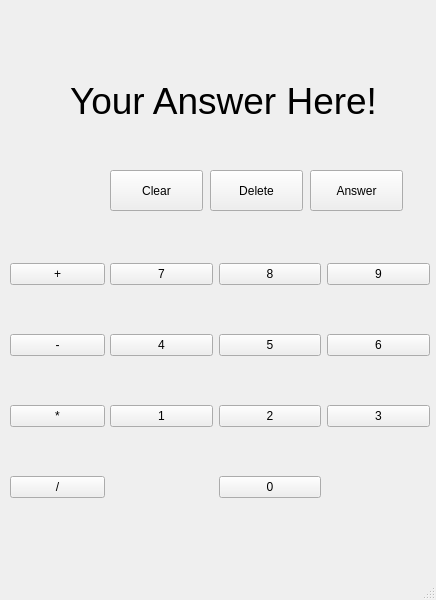
<?xml version="1.0" encoding="UTF-8"?>
<ui version="4.0">
 <class>MainWindow</class>
 <widget class="QMainWindow" name="MainWindow">
  <property name="geometry">
   <rect>
    <x>0</x>
    <y>0</y>
    <width>436</width>
    <height>600</height>
   </rect>
  </property>
  <property name="windowTitle">
   <string>Calculator</string>
  </property>
  <widget class="QWidget" name="centralwidget">
   <widget class="QWidget" name="gridLayoutWidget">
    <property name="geometry">
     <rect>
      <x>110</x>
      <y>220</y>
      <width>320</width>
      <height>321</height>
     </rect>
    </property>
    <layout class="QGridLayout" name="gridLayout">
     <property name="sizeConstraint">
      <enum>QLayout::SetNoConstraint</enum>
     </property>
     <item row="1" column="1">
      <widget class="QPushButton" name="five">
       <property name="text">
        <string>5</string>
       </property>
      </widget>
     </item>
     <item row="1" column="0">
      <widget class="QPushButton" name="four">
       <property name="text">
        <string>4</string>
       </property>
      </widget>
     </item>
     <item row="0" column="1">
      <widget class="QPushButton" name="eight">
       <property name="text">
        <string>8</string>
       </property>
      </widget>
     </item>
     <item row="2" column="2">
      <widget class="QPushButton" name="three">
       <property name="text">
        <string>3</string>
       </property>
      </widget>
     </item>
     <item row="2" column="0">
      <widget class="QPushButton" name="one">
       <property name="text">
        <string>1</string>
       </property>
      </widget>
     </item>
     <item row="0" column="0">
      <widget class="QPushButton" name="seven">
       <property name="text">
        <string>7</string>
       </property>
      </widget>
     </item>
     <item row="2" column="1">
      <widget class="QPushButton" name="two">
       <property name="text">
        <string>2</string>
       </property>
      </widget>
     </item>
     <item row="0" column="2">
      <widget class="QPushButton" name="nine">
       <property name="text">
        <string>9</string>
       </property>
      </widget>
     </item>
     <item row="1" column="2">
      <widget class="QPushButton" name="six">
       <property name="text">
        <string>6</string>
       </property>
      </widget>
     </item>
     <item row="3" column="1">
      <widget class="QPushButton" name="zero">
       <property name="text">
        <string>0</string>
       </property>
      </widget>
     </item>
    </layout>
   </widget>
   <widget class="QWidget" name="gridLayoutWidget_2">
    <property name="geometry">
     <rect>
      <x>10</x>
      <y>220</y>
      <width>95</width>
      <height>321</height>
     </rect>
    </property>
    <layout class="QGridLayout" name="gridLayout_2">
     <item row="0" column="0">
      <widget class="QPushButton" name="plus">
       <property name="text">
        <string>+</string>
       </property>
      </widget>
     </item>
     <item row="2" column="0">
      <widget class="QPushButton" name="multiply">
       <property name="text">
        <string>*</string>
       </property>
      </widget>
     </item>
     <item row="1" column="0">
      <widget class="QPushButton" name="minus">
       <property name="text">
        <string>-</string>
       </property>
      </widget>
     </item>
     <item row="3" column="0">
      <widget class="QPushButton" name="divide">
       <property name="text">
        <string>/</string>
       </property>
      </widget>
     </item>
    </layout>
   </widget>
   <widget class="QPushButton" name="backspace">
    <property name="geometry">
     <rect>
      <x>210</x>
      <y>170</y>
      <width>93</width>
      <height>41</height>
     </rect>
    </property>
    <property name="text">
     <string>Delete</string>
    </property>
   </widget>
   <widget class="QPushButton" name="clear">
    <property name="geometry">
     <rect>
      <x>110</x>
      <y>170</y>
      <width>93</width>
      <height>41</height>
     </rect>
    </property>
    <property name="text">
     <string>Clear</string>
    </property>
   </widget>
   <widget class="QPushButton" name="pushButton">
    <property name="geometry">
     <rect>
      <x>310</x>
      <y>170</y>
      <width>93</width>
      <height>41</height>
     </rect>
    </property>
    <property name="text">
     <string>Answer</string>
    </property>
   </widget>
   <widget class="QLabel" name="label">
    <property name="geometry">
     <rect>
      <x>70</x>
      <y>60</y>
      <width>311</width>
      <height>81</height>
     </rect>
    </property>
    <property name="font">
     <font>
      <pointsize>28</pointsize>
     </font>
    </property>
    <property name="text">
     <string>Your Answer Here!</string>
    </property>
   </widget>
  </widget>
  <widget class="QMenuBar" name="menubar">
   <property name="geometry">
    <rect>
     <x>0</x>
     <y>0</y>
     <width>436</width>
     <height>26</height>
    </rect>
   </property>
  </widget>
  <widget class="QStatusBar" name="statusbar"/>
 </widget>
 <resources/>
 <connections/>
</ui>
